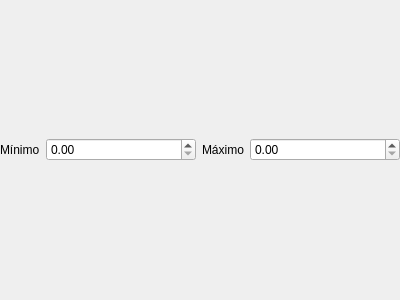
<?xml version="1.0" encoding="UTF-8"?>
<ui version="4.0">
 <class>MinMaxValueWidget</class>
 <widget class="QWidget" name="MinMaxValueWidget">
  <property name="geometry">
   <rect>
    <x>0</x>
    <y>0</y>
    <width>400</width>
    <height>300</height>
   </rect>
  </property>
  <property name="sizePolicy">
   <sizepolicy hsizetype="Minimum" vsizetype="Minimum">
    <horstretch>0</horstretch>
    <verstretch>0</verstretch>
   </sizepolicy>
  </property>
  <property name="windowTitle">
   <string>Form</string>
  </property>
  <layout class="QHBoxLayout" name="horizontalLayout">
   <property name="leftMargin">
    <number>0</number>
   </property>
   <property name="topMargin">
    <number>0</number>
   </property>
   <property name="rightMargin">
    <number>0</number>
   </property>
   <property name="bottomMargin">
    <number>0</number>
   </property>
   <item>
    <widget class="QLabel" name="label_2">
     <property name="enabled">
      <bool>true</bool>
     </property>
     <property name="sizePolicy">
      <sizepolicy hsizetype="Maximum" vsizetype="Preferred">
       <horstretch>0</horstretch>
       <verstretch>0</verstretch>
      </sizepolicy>
     </property>
     <property name="text">
      <string>Mínimo</string>
     </property>
    </widget>
   </item>
   <item>
    <widget class="QDoubleSpinBox" name="sbMin">
     <property name="sizePolicy">
      <sizepolicy hsizetype="Minimum" vsizetype="Fixed">
       <horstretch>0</horstretch>
       <verstretch>0</verstretch>
      </sizepolicy>
     </property>
    </widget>
   </item>
   <item>
    <widget class="QLabel" name="label_3">
     <property name="sizePolicy">
      <sizepolicy hsizetype="Maximum" vsizetype="Preferred">
       <horstretch>0</horstretch>
       <verstretch>0</verstretch>
      </sizepolicy>
     </property>
     <property name="text">
      <string>Máximo</string>
     </property>
    </widget>
   </item>
   <item>
    <widget class="QDoubleSpinBox" name="sbMax">
     <property name="sizePolicy">
      <sizepolicy hsizetype="Minimum" vsizetype="Fixed">
       <horstretch>0</horstretch>
       <verstretch>0</verstretch>
      </sizepolicy>
     </property>
    </widget>
   </item>
  </layout>
 </widget>
 <resources/>
 <connections/>
</ui>
